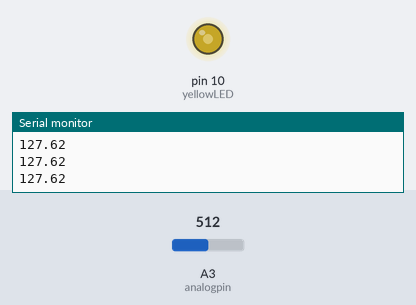
Simulated run of this sketch. Board: Arduino Uno, built with avr-gcc and run on an emulated ATmega328P. On the bench: output pins drawn as LEDs (lit = HIGH), the last lines printed to the serial monitor. The inputs (shaded band) are chosen by the test bench; at power-on: A3 (analogpin) = 512.

Above: at 1.2 s.
1.3 s: A3 (analogpin) set to 716
At 1.7 s:
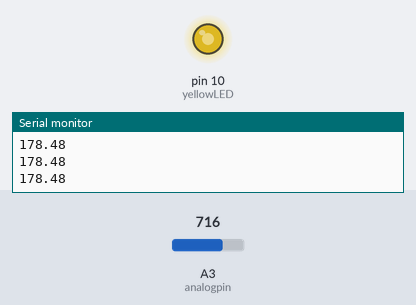
2.8 s: A3 (analogpin) set to 900
At 3.9 s:
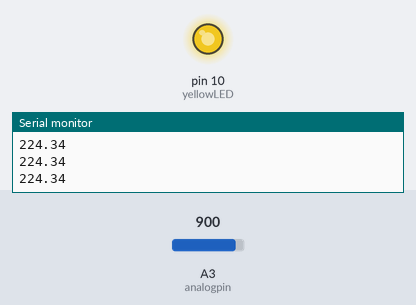
4.3 s: A3 (analogpin) set to 122
At 4.9 s:
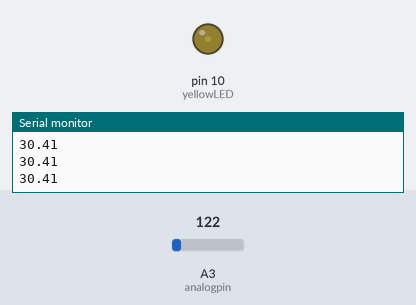
5.8 s: A3 (analogpin) set to 0
At 7.0 s:
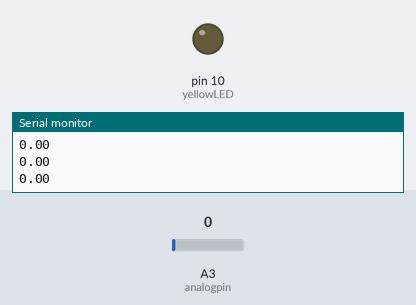
7.3 s: A3 (analogpin) set to 511
At 8.5 s:
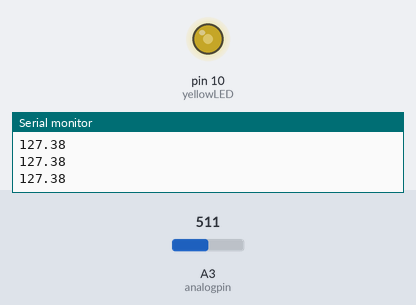
Timing chart, 0 to 9.8 s (numbered marks = the images above; inputs shaded):
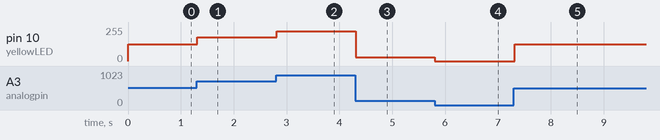

The sketch:

Dimable_LED_project.ino
```cpp
int yellowLED=10;
int analogpin=A3;
int potVal;
float LEDval;


void setup() {
  // put your setup code here, to run once:
  pinMode(yellowLED,OUTPUT);
  pinMode(analogpin,INPUT);
  Serial.begin(9600);

}

void loop() {
  // put your main code here, to run repeatedly:
  potVal=analogRead(analogpin);
  LEDval=(255./1023.)*potVal;
  Serial.println(LEDval);
  analogWrite(yellowLED,LEDval);

}
```

Measured:
- after the input at 1.3 s, pin 10 (yellowLED): 127/255 → 178/255 at once
- after the input at 2.8 s, pin 10 (yellowLED): 178/255 → 224/255 at once
- after the input at 4.3 s, pin 10 (yellowLED): 224/255 → 30/255 at once
- after the input at 5.8 s, pin 10 (yellowLED): 30/255 → 0/255 at once
- after the input at 7.3 s, pin 10 (yellowLED): 0/255 → 127/255 at once
